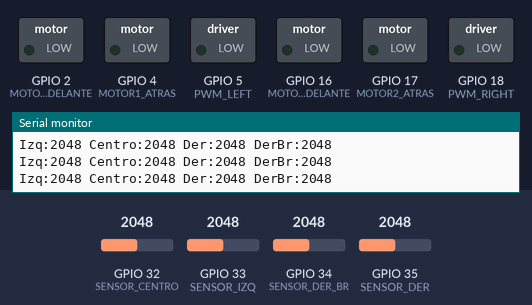
Recording of a sketch running on a simulated ESP32. Shown: switched loads named in the sketch (green lamp = pin HIGH), the last lines printed to the serial monitor. The inputs (shaded band) are chosen by the test bench; at power-on: GPIO 32 (SENSOR_CENTRO) = 2048, GPIO 33 (SENSOR_IZQ) = 2048, GPIO 34 (SENSOR_DER_BR) = 2048, GPIO 35 (SENSOR_DER) = 2048. WiFi joins after 1.5 s; servers stay silent unless stated; uploads are accepted with an empty reply.

Above: at 2.7 s.
2.8 s: GPIO 32 (SENSOR_CENTRO) set to 1248
4.3 s: GPIO 32 (SENSOR_CENTRO) set to 1148
At 5.6 s:
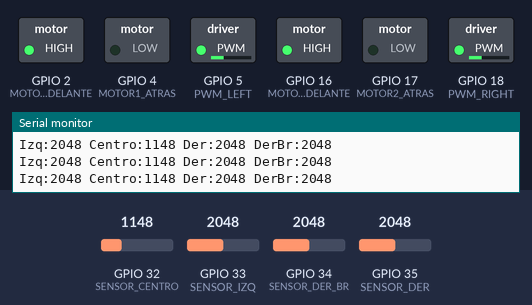
5.9 s: GPIO 33 (SENSOR_IZQ) set to 1273
7.4 s: GPIO 33 (SENSOR_IZQ) set to 1145
At 8.7 s:
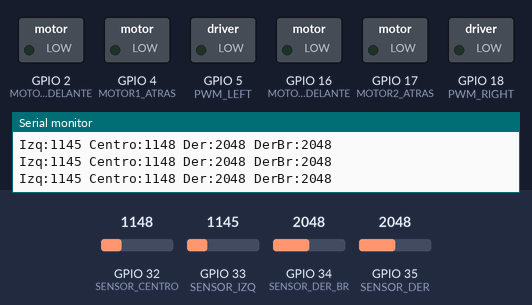
9.1 s: GPIO 32 (SENSOR_CENTRO) set to 1228
At 10.2 s:
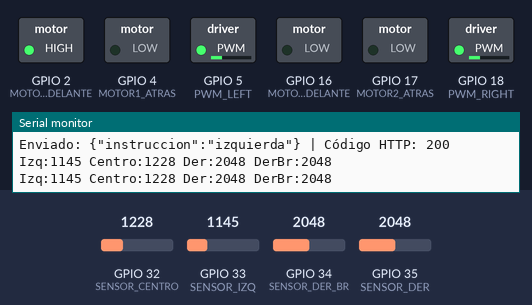
10.8 s: GPIO 32 (SENSOR_CENTRO) set to 1160
At 11.7 s:
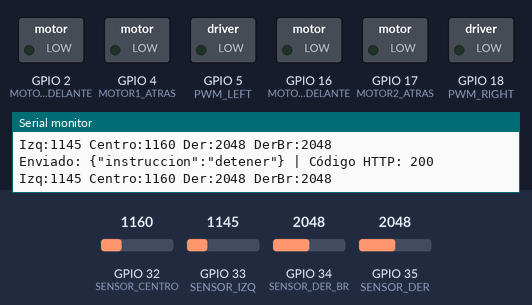
Timing chart, 0 to 13.5 s (numbered marks = the images above; inputs shaded):
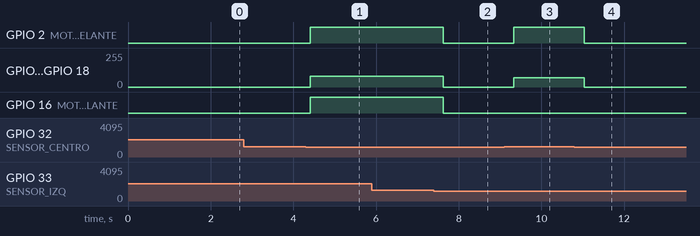

The sketch:

Seguidor_consumo_de_api.ino
```cpp
#include <WiFi.h>
#include <HTTPClient.h>

// --- Pines de sensores (ADC1, compatibles con WiFi) ---
#define SENSOR_IZQ      33  // D33
#define SENSOR_CENTRO   32  // D32
#define SENSOR_DER      35  // D35
#define SENSOR_DER_BR   34  // D34

// --- Pines de motores ---
#define MOTOR1_ADELANTE 2
#define MOTOR1_ATRAS    4
#define MOTOR2_ADELANTE 16
#define MOTOR2_ATRAS    17

#define PWM_LEFT        5
#define PWM_RIGHT       18

// --- WiFi y API ---
const char* ssid     = "Familia_Morales";
const char* password = "2811LIMADA";
const char* apiUrl   = "http://192.168.1.8:3000/api/cart/instrucciones";
const char* apiControlUrl = "http://192.168.1.8:3000/api/control/accion"; // Nueva API para control remoto

String instruccion = "";      // Acción actual
String ultimaInstruccion = ""; // Última instrucción enviada
bool carritoActivo = true;     // Estado del carrito desde el control remoto

void setup() {
  Serial.begin(115200);

  pinMode(SENSOR_IZQ, INPUT);
  pinMode(SENSOR_CENTRO, INPUT);
  pinMode(SENSOR_DER, INPUT);
  pinMode(SENSOR_DER_BR, INPUT);

  pinMode(MOTOR1_ADELANTE, OUTPUT);
  pinMode(MOTOR1_ATRAS, OUTPUT);
  pinMode(MOTOR2_ADELANTE, OUTPUT);
  pinMode(MOTOR2_ATRAS, OUTPUT);

  pinMode(PWM_LEFT, OUTPUT);
  pinMode(PWM_RIGHT, OUTPUT);

  // Conexión WiFi
  WiFi.begin(ssid, password);
  Serial.print("Conectando WiFi...");
  while (WiFi.status() != WL_CONNECTED) {
    delay(500);
    Serial.print(".");
  }
  Serial.println("\nWiFi conectado");
}

void enviarInstruccion(const String& accion) {
  if (WiFi.status() == WL_CONNECTED) {
    HTTPClient http;
    http.begin(apiUrl);
    http.addHeader("Content-Type", "application/json");
    String payload = "{\"instruccion\":\"" + accion + "\"}";
    int httpResponseCode = http.POST(payload);
    Serial.print("Enviado: ");
    Serial.print(payload);
    Serial.print(" | Código HTTP: ");
    Serial.println(httpResponseCode);
    http.end();
  } else {
    Serial.println("WiFi no conectado para enviar instruccion.");
  }
}

// Consulta el estado del carrito
void consultarControlRemoto() {
  if (WiFi.status() == WL_CONNECTED) {
    HTTPClient http;
    http.begin(apiControlUrl);
    int httpCode = http.GET();
    if (httpCode == 200) {
      String payload = http.getString();
      // Debe contener "arrancar" o "detener" como texto simple o en JSON
      if (payload.indexOf("arrancar") != -1) carritoActivo = true;
      else if (payload.indexOf("detener") != -1) carritoActivo = false;
      Serial.print("Control remoto recibido: ");
      Serial.println(payload);
    }
    http.end();
  }
}

// Funciones de control motor
void motoresRecto() {
  digitalWrite(MOTOR1_ADELANTE, HIGH);
  digitalWrite(MOTOR1_ATRAS, LOW);
  digitalWrite(MOTOR2_ADELANTE, HIGH);
  digitalWrite(MOTOR2_ATRAS, LOW);
  analogWrite(PWM_LEFT, 80);
  analogWrite(PWM_RIGHT, 80);
}
void motoresIzquierda() {
  digitalWrite(MOTOR1_ADELANTE, HIGH);
  digitalWrite(MOTOR1_ATRAS, LOW);
  digitalWrite(MOTOR2_ADELANTE, LOW);
  digitalWrite(MOTOR2_ATRAS, LOW);
  analogWrite(PWM_LEFT, 70);
  analogWrite(PWM_RIGHT, 70);
}
void motoresDerecha() {
  digitalWrite(MOTOR1_ADELANTE, LOW);
  digitalWrite(MOTOR1_ATRAS, LOW);
  digitalWrite(MOTOR2_ADELANTE, HIGH);
  digitalWrite(MOTOR2_ATRAS, LOW);
  analogWrite(PWM_LEFT, 70);
  analogWrite(PWM_RIGHT, 70);
}
void motoresDerechaBrusco() {
  digitalWrite(MOTOR1_ADELANTE, LOW);
  digitalWrite(MOTOR1_ATRAS, LOW);
  digitalWrite(MOTOR2_ADELANTE, HIGH);
  digitalWrite(MOTOR2_ATRAS, LOW);
  analogWrite(PWM_LEFT, 100);
  analogWrite(PWM_RIGHT, 100);
}
void motoresDetener() {
  digitalWrite(MOTOR1_ADELANTE, LOW);
  digitalWrite(MOTOR1_ATRAS, LOW);
  digitalWrite(MOTOR2_ADELANTE, LOW);
  digitalWrite(MOTOR2_ATRAS, LOW);
  analogWrite(PWM_LEFT, 0);
  analogWrite(PWM_RIGHT, 0);
}

void loop() {
  consultarControlRemoto(); // consulta el estado remoto

  if (!carritoActivo) {
    motoresDetener();
    instruccion = "detener";
    if (instruccion != ultimaInstruccion) {
      enviarInstruccion(instruccion);
      ultimaInstruccion = instruccion;
    }
    delay(200);
    return;
  }

  int izq      = analogRead(SENSOR_IZQ);
  int centro   = analogRead(SENSOR_CENTRO);
  int der      = analogRead(SENSOR_DER);
  int derBr    = analogRead(SENSOR_DER_BR);

  Serial.printf("Izq:%d Centro:%d Der:%d DerBr:%d\n", izq, centro, der, derBr);

  // --- Lógica básica seguidor de línea ---
  if (centro < 1200 && izq > 1200 && der > 1200 && derBr > 1200) {
    instruccion = "recto";
    motoresRecto();
  } else if (izq < 1200 && centro > 1200 && der > 1200 && derBr > 1200) {
    instruccion = "izquierda";
    motoresIzquierda();
  } else if (izq > 1200 && centro > 1200 && der < 1200 && derBr > 1200) {
    instruccion = "derecha";
    motoresDerecha();
  } else if (izq > 1200 && centro > 1200 && der > 1200 && derBr < 1200) {
    instruccion = "derechaBrusco";
    motoresDerechaBrusco();
  } else {
    instruccion = "detener";
    motoresDetener();
  }

  // Solo enviar si la instruccion cambió
  if (instruccion != ultimaInstruccion) {
    enviarInstruccion(instruccion);
    ultimaInstruccion = instruccion;
  }

  delay(50);
}
```

Measured:
- the behaviour switches between 1200 and 1199 on GPIO 32 (SENSOR_CENTRO) (found by bisection; images 0 and 1)
- the behaviour switches between 1201 and 1200 on GPIO 33 (SENSOR_IZQ) (found by bisection; images 1 and 2)
- after the input at 4.3 s, GPIO 2 (MOTOR1_ADELANTE), GPIO 16 (MOTOR2_ADELANTE): LOW → HIGH after 0.11 s; GPIO 5 (PWM_LEFT), GPIO 18 (PWM_RIGHT): 0/255 → 80/255 after 0.11 s
- after the input at 7.4 s, GPIO 2 (MOTOR1_ADELANTE), GPIO 16 (MOTOR2_ADELANTE): HIGH → LOW after 0.22 s; GPIO 5 (PWM_LEFT), GPIO 18 (PWM_RIGHT): 80/255 → 0/255 after 0.22 s
- after the input at 9.1 s, GPIO 2 (MOTOR1_ADELANTE): LOW → HIGH after 0.23 s; GPIO 5 (PWM_LEFT), GPIO 18 (PWM_RIGHT): 0/255 → 70/255 after 0.23 s
- after the input at 10.8 s, GPIO 2 (MOTOR1_ADELANTE): HIGH → LOW after 0.23 s; GPIO 5 (PWM_LEFT), GPIO 18 (PWM_RIGHT): 70/255 → 0/255 after 0.23 s
